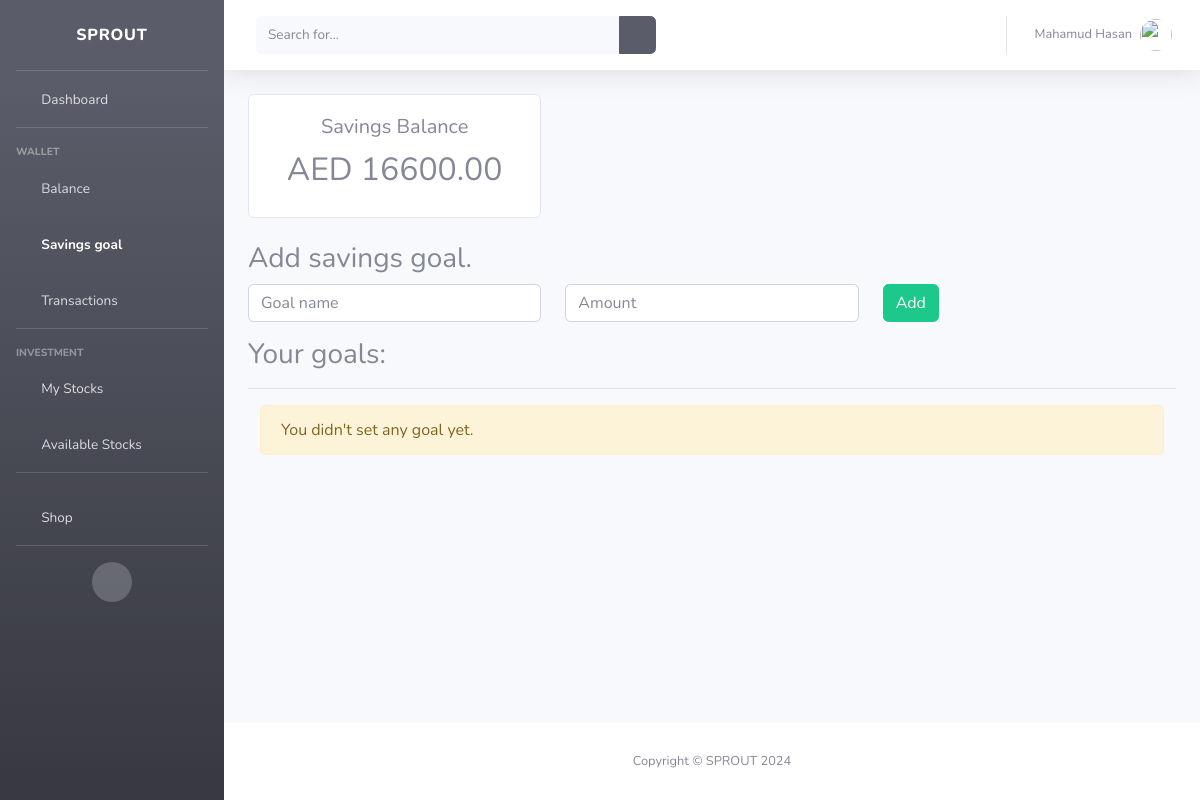
/wallet/savings_goal/ (signed in), run on an earlier commit of the app's database.
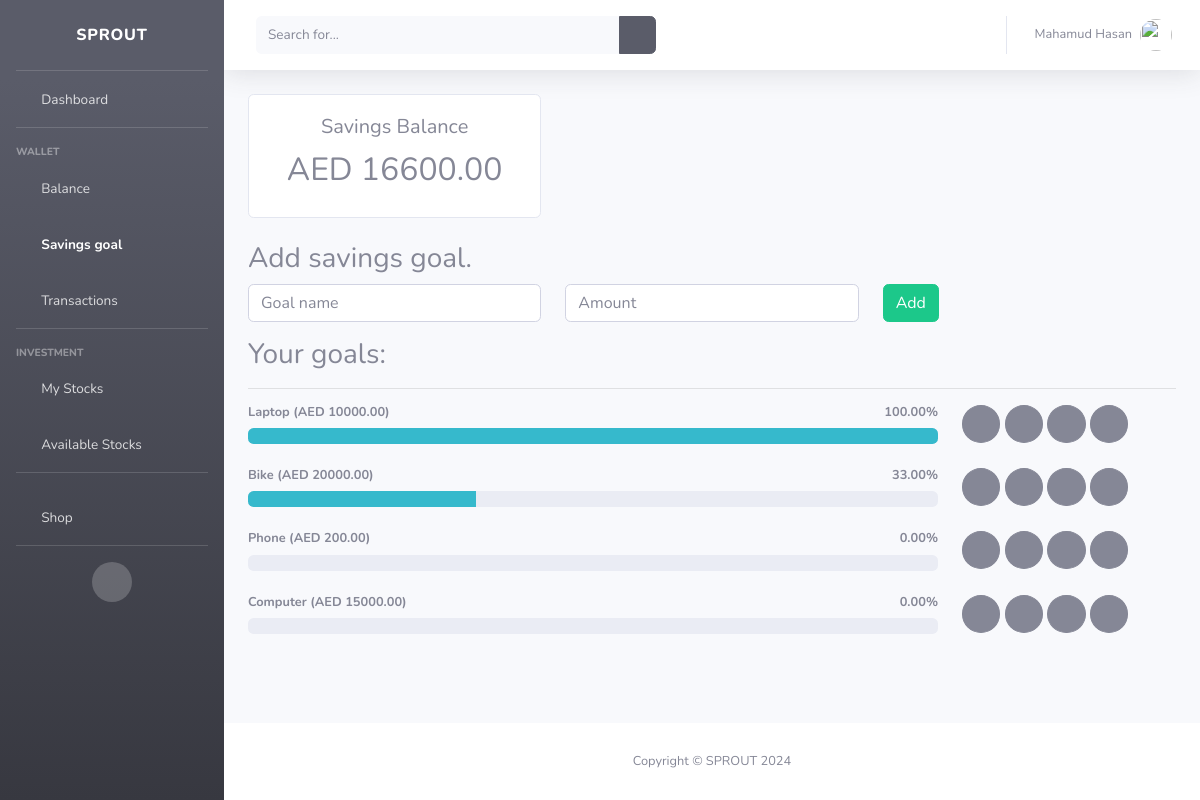
And on a later commit of the database.
### wallet/models.py (models this page shows, shortened)
class SavingsGoal(models.Model):
    wallet = models.ForeignKey(Wallet, on_delete=models.CASCADE, related_name='savings_goals')
    name = models.CharField(max_length=100, default='Untitled')
    target_amount = models.DecimalField(max_digits=10, decimal_places=2)
    priority = models.PositiveIntegerField()
    is_locked = models.BooleanField(default=False)
    percentage = models.DecimalField(max_digits=10, decimal_places=2, default=0)
    class Meta:
        ordering = ['priority']  # Automatically order by priority

### wallet/views.py (the view)
# urls.py: path('savings_goal/', views.goal, name='savings_goal'),
@login_required(login_url='accounts:login')
def goal(request):
    if request.method == "POST":
        name = request.POST.get('name')
        amount = request.POST.get('amount')
        wallet = Wallet.objects.get(user=request.user)
        wallet.add_goal(name, amount)
        return redirect('wallet:savings_goal')
    Wallet.objects.get(user=request.user).generate_goal_percentage()
    return render(request, 'wallet/savings goal.html')

### accounts/models.py (called while the page is built)
    def name(self):
        return f"{self.user.first_name} {self.user.last_name}"

    def __str__(self):
        return self.name()

### wallet/models.py (called while the page is built, shortened)
    def generate_goal_percentage(self):
        total_balance = self.savings_balance
        locked_items = self.savings_goals.filter(is_locked=True)
        unlocked_items = self.savings_goals.filter(is_locked=False)
        for item in unlocked_items:
            if total_balance >= item.target_amount:
                item.percentage = 100
                total_balance -= item.target_amount
                item.save()
            else:
                item.percentage = (total_balance / item.target_amount) * 100
                item.save()
                total_balance = 0

### templates/wallet/savings goal.html (shortened to what this page needs)
{% extends 'base.html' %}
{% block content %}
    <div class="row my-4">
        <div class="col-md-4">
            <div class="card">
                <div class="card-body text-center">
                    <h5 class="card-title">Savings Balance</h5>
                    <h2>AED {{ user.wallet.savings_balance }}</h2>
                </div>
            </div>
        </div>
    </div>
    <h3>Add savings goal.</h3>
    <form action="" method="post">
        <div class="row">
            <div class="col-md-4">
                <input type="text" name="name" class="form-control" placeholder="Goal name">
            </div>
            <div class="col-md-4">
                <input type="number" name="amount" class="form-control" placeholder="Amount">
            </div>
            <div class="col-md-4">
                <input type="submit" class="btn btn-success" value="Add">
            </div>
        </div>
    </form>
    <h3 class="mt-3">
        Your goals:
    </h3>
    <hr>
    {% if not user.wallet.savings_goals.exists %}
        <div class="col-12">
            <div class="alert alert-warning">You didn't set any goal yet.</div>
        </div>
    {% else %}
        {% for item in user.wallet.savings_goals.all %}
            <div class="row">
                <div class="col-md-9">
                    <h4 class="small font-weight-bold">{{ item.name }} (AED {{ item.target_amount }}) <span
                            class="float-right">{{ item.percentage }}%</span></h4>
                    <div class="progress mb-4">
                        <div class="progress-bar bg-info" role="progressbar" style="width: {{ item.percentage }}%"
                             aria-valuenow="{{ item.percentage }}"
                             aria-valuemin="0"
                             aria-valuemax="100"></div>
                    </div>
                </div>
                <div class="col-md-3">
                    <a href="{% url 'wallet:delete_goal' item.id %}" class="btn btn-secondary rounded-circle"
                       title="Delete"><i class="fa fa-trash"></i></a>
                    <a href="{% url 'wallet:goal_priority' item.priority 0 %}" class="btn btn-secondary rounded-circle"
                       {% if forloop.first %}style="pointer-events: none;" {% endif %} title="Priority up"><i
                            class="fa fa-angle-up"></i></a>
                    <a href="{% url 'wallet:goal_priority' item.priority 1 %}" class="btn btn-secondary rounded-circle"
                       {% if forloop.last %}style="pointer-events: none;" {% endif %} title="Priority down"><i
                            class="fa fa-angle-down"></i></a>
                    {% if item.is_locked %}
                        <a href="{% url 'wallet:unlock_goal' item.id %}" class="btn btn-secondary rounded-circle" title="Unlock balance"><i
                                class="fa fa-unlock"></i></a>
                    {% else %}
                        <a href="{% url 'wallet:lock_goal' item.id %}" class="btn btn-secondary rounded-circle" title="Lock balance"><i
                                class="fa fa-lock"></i></a>
                    {% endif %}
                </div>
            </div>
        {% endfor %}
    {% endif %}
{% endblock %}

What changed in the data, as far as the page shows it:
added SavingsGoal: name "Laptop", target_amount "10000.00", percentage "100.00", is_locked False (drawn)
added SavingsGoal: name "Bike", target_amount "20000.00", percentage "33.00", is_locked False (drawn)
added SavingsGoal: name "Phone", target_amount "200.00", percentage "0.00", is_locked False (drawn)
added SavingsGoal: name "Computer", target_amount "15000.00", percentage "0.00", is_locked False (drawn)
Also different on the page:
text no longer shown: "You didn't set any goal yet."
